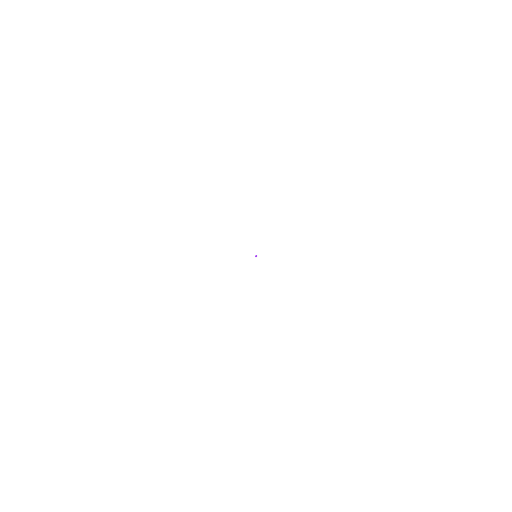
Frame 1 (no input)
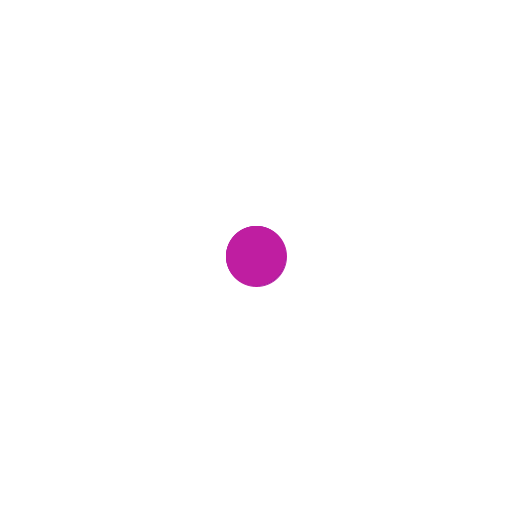
Frame 60 (the mouse pressed at the canvas centre just before this capture)
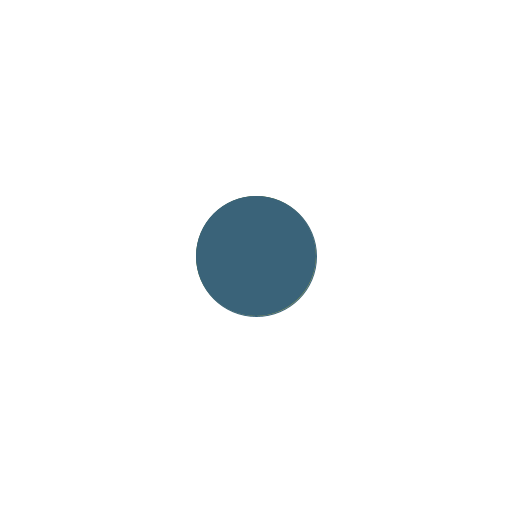
Frame 120 (the mouse held since frame 60 and released just before this capture)

The Processing sketch that drew these frames (run headless with seeded random() and noise(); from frame 60 on, the mouse is pressed at the canvas centre):

// Processing sketch: helloworld5
// ── helloworld5.pde
// this variable is visible everywhere in the sketch
int radius = 1; // create an integer variable and assign a value to it

void setup() {
    size(512, 512);
    background(255); //set the background white
    frameRate(10); // set max framerate to 10 frames per second
}

void draw() {
    // these variables are only visible inside draw()
    // create random color components.
    float r = random(0, 255);
    float g = random(0, 255);
    float b = random(0, 255);
    stroke(r, g, b);
    fill(r, g, b);

    // draw circle to the center of the screen
    ellipse(width/2, height/2, radius, radius);

    // assign a new value to r. Increase it by 1.
    // next time the circle will be bigger
    radius = radius + 1;
}
